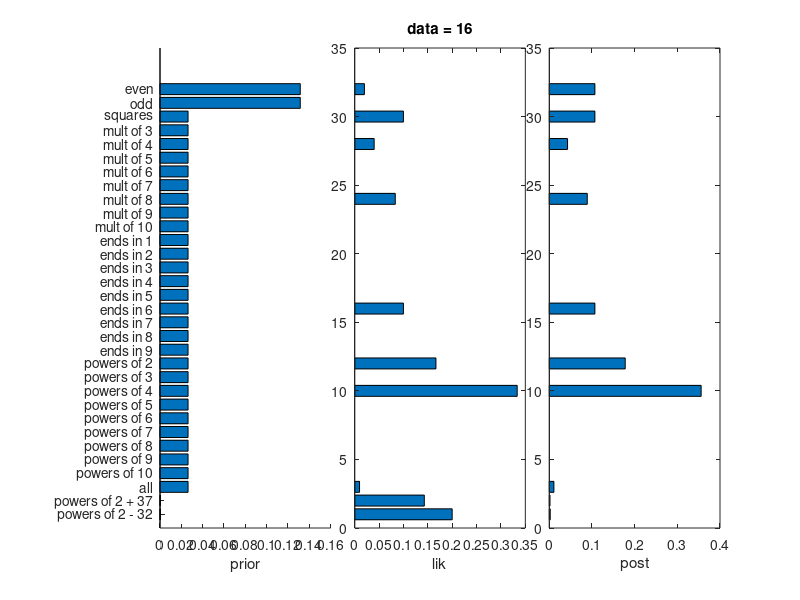
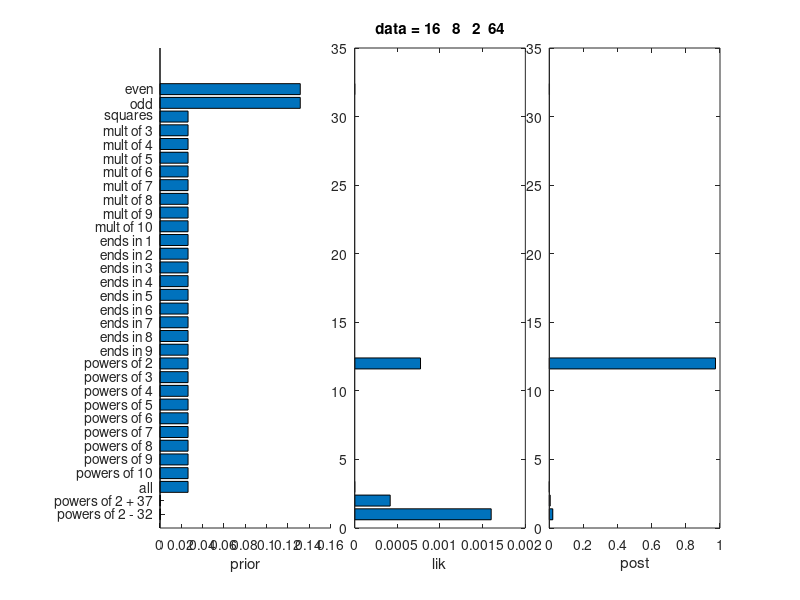
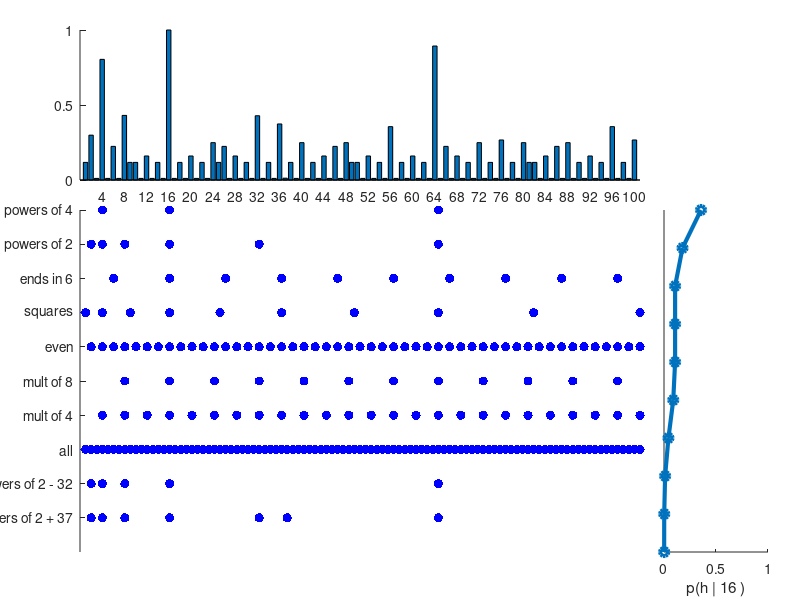

Recreate these plots in MATLAB, in order.
function numbersGame
first = 1; last = 100;
hypFn = @mathHypothesesSmall;
priorFn = @mathPriorSmall;
likelihoodFn = @likelihood;
posteriorFn = @posterior;
postPredFn = @postPredictive;
priorPredFn = @priorPredictive;

hypSpace = hypFn();
inconcept = buildExtensionTable(hypSpace);

makePlots();

function hypSpace = mathHypothesesSmall()
    hypSpace = [ evenOdd()
                 predicateBased( @(x)(x == round(sqrt(x)).^2),'squares')
                 multiples(3:10)
                 endingIn(1:9)
                 powers(2:10)
                 predicateBased(@(x)(x==x),'all')
                 compose(powers(2),explicitSet([37]),@union,' +')
                 compose(powers(2),explicitSet([32]),@setdiff,' -')
               ];
    fields = {'extension','name','size'};
    hypSpace = cell2struct(hypSpace,fields,2);
end

function hypSpace = tenenbaumHypSpace()
    hypSpace = [    evenOdd()
                    predicateBased( @(x)(x == round(sqrt(x)).^2),'squares')
                    predicateBased( @(x)(x == round(x.^(1/3)).^3),'cubes')
                    predicateBased( @(x)(isprime(x)),'primes')
                    multiples(3:12)
                    powers(2:10)
                    endingIn(0:9)
                    allContiguousIntervals()
               ];
    
    fields = {'extension','name','size'};
    hypSpace = cell2struct(hypSpace,fields,2);
    
end

function prior = mathPriorSmall(hypSpace)
    prior = [0.5 0.5 0.1*ones(1,28) 0.001 0.001];
    %{odd,even} = 0.5 ; {powers of 2 + 37,powers of 2 - 32} = 0.001; else=0.1
    assert(length(prior) == size(hypSpace,1));
    prior = prior ./ sum(prior);   
end

function prior = tenenbaumPrior(hypSpace)
     lambda = 2/3;
     math = (2/3)*ones(1,34);
     sizes = [hypSpace.size];
     sizes = sizes(35:end);     
     ints = exp(gammalogprob(struct('a', 2, 'b', 10), sizes));
     ints = (1/3)*ints;
     prior = [math ints];
     prior = prior ./ sum(prior);
end

function L = likelihood(D,hypSpace)
    hypSpaceSize = size(hypSpace,1);
    n = length(D);
    lik = zeros(n,hypSpaceSize);
    for i=1:n
        lik(i,:) = inconcept(D(i),:) ./ [hypSpace.size]; 
    end
    L = prod(lik,1);
end

% Log Likelihood using size principle, log(p(D|h))
% Use to avoid numerical underflow.
function LL = logLikelihood(D,hypSpace)
    hypSpaceSize = size(hypSpace,1);
    n = length(D);
    llik = zeros(n,hypSpaceSize);
    for i=1:n
        %log(0) -> log(eps) to prevent NaN; note exp(log(eps)) = eps approx 0
        llik(i,:) = log((inconcept(D(i),:) ./ [hypSpace.size])+ eps); 
    end
    LL = sum(llik,1);
end

%% Posteriors

% Posterior Distribution, p(h|D)
function post = posterior(D,hypSpace)
    post = priorFn(hypSpace) .* likelihoodFn(D,hypSpace);
    post = post / sum(post);
end

% Posterior Distribution p(h|D) - uses log likelihood instead of just
% likelihood to help avoid numerical underflow. Returns p(h|D) not
% log(p(h|D)) but likelihoodFn needs to return log likelihood, not
% likelihood.
function post = posteriorLL(D,hypSpace)
    logLik = likelihoodFn(D,hypSpace);
    logPrior = log(priorFn(hypSpace));
    logNumerator = logLik + logPrior;
    post = exp(logNumerator);
    post = post / sum(post);
end
%% Predictive

% Posterior predictive distribution, p(x|D)
function pred = postPredictive(post)
    pred = inconcept * post(:); % pred(x) = sum_h inconcept(x,h) post(h)
end

% Prior Predictive Distribution:
% pred(i) is the prior predictive probability that integer i is in C
function pred = priorPredictive(hypSpace)
    prior = priorFn(hypSpace);
    cl = zeros(size(inconcept));
    for col=1:size(hypSpace,1)
        ext = hypSpace(col).extension;
        cl(ext,col) = inconcept(ext,col)./hypSpace(col).size;
    end
    % cl(x,h) = p(x|h) is the likelihood assigned to integer x by
    % hypothesis h by the size principle, (before any data has been seen).
    pred = cl(first:last,:)*prior'; 
end
    
%% Helper Functions

% Builds a binary table whose rows represent the possible data points in the
% range, (i.e. 1 - 100) - shifted so that the first is represented by index
% 1.The columns represent hypotheses, (i.e.indices into the hypSpace struct).
% Entry (d,h) = 1 iff data point d occurs in the extension of hypothesis h.
function inconcept = buildExtensionTable(hypSpace)
    hypSpaceSize = size(hypSpace,1);
    inconcept = zeros(last-first+1,hypSpaceSize);
    for h=1:hypSpaceSize
        hyp = hypSpace(h).extension; 
        inconcept(hyp,h) = 1;
    end
end

function makePlots()        
    close all;
    data = [16,8,2,64];
    %data = [16, 23, 19, 20];
    %displayHypothesisSpace(inconcept,hypSpace);    
   
    plotPriorLikPost(16, hypSpace, priorFn, likelihoodFn,posteriorFn); 
    
    plotPriorLikPost(data, hypSpace, priorFn, likelihoodFn,posteriorFn);    
    %{
    plotDistribution(data,hypSpace,likelihoodFn,1);
    printPmtkFigure('numbersLik');
    
    plotDistribution(data,hypSpace,posteriorFn,0);
    printPmtkFigure('numbersPost'); 
   
    plotPrior(hypSpace);
    printPmtkFigure('numbersPrior'); 
   %}
    
    visualizePredictive(inconcept,[16],hypSpace);
    %printPmtkFigure('josh-2-9');    
    %visualizePredictive(inconcept,data,hypSpace);
    %plotGamma();
end

function displayBestHyps(howMany,post)
    [H, idx] = sort(post,'descend');
    names = {hypSpace.name};
    fprintf('Top Posterior Hypotheses');
    fprintf('\n%1s %9s\n\n','Probability','Name');
    for i=1:1:howMany
        names = {hypSpace.name};
        fprintf('%1s\t\t\t %1s\n',num2str(H(i),'%6.5f'),cell2mat(names(idx(i))));
    end
end

% Visualize the hypothesis space. 
function displayHypothesisSpace(inconcept,hypSpace)
    fig = figure;
    ax = axes('Parent',fig,'XTick',1:size(hypSpace,1),'Position',[0.1,0.25,0.8,0.70]);
    axis([1,size(hypSpace,1),first-1,last+1]);
    hold on;
    imagesc(inconcept,'Parent',ax);
    colormap(gray);
    xticklabelRot({hypSpace.name}, 90, 8,-1);
    title('hypothesis space')
end


% Plot a labeled horizontal histogram of the current prior. 
function plotPrior(hypSpace)
    H = size(hypSpace,1);
    prior = priorFn(hypSpace);
    prior = prior(end:-1:1);
    names = {hypSpace.name};
    names = names(end:-1:1);
    fig = figure('Color',[1 1 1],'Position',[500 100 300,600]);
    axes('Parent',fig,'YTickLabel',names,'YTick',1:H,'Position',[0.4 0.12 0.50 0.8]);
    hold on;
    barh(prior);
    axis([0 1 0 H+1]);
    set(gca,'XTick',[0,0.5,1]);
    xlabel('p(h)');
end

%Plot either the likelihood or posterior distributions as histograms for
%successive data points. pdf should be likelihoodFn or posteriorFn and
%isLik=1 to print likelihood xlabel isLik=0 for posterior xlabel.
function plotDistribution(data,hypSpace,pdf,isLik)
   H = size(hypSpace,1);
   scrsz = get(0,'ScreenSize');
   fig = figure('Color',[1 1 1],'Position',[20 50 5*scrsz(3)/10 8*scrsz(4)/10]);
   n = length(data);
   height = 0.8; buffer = 0.03; y = 0.12; extraGap = 0.1;
   border = 0.1; width = (1-2*border - extraGap - buffer*(n-1))/n;
   for i=1:length(data)
       if(i==1)
           names = {hypSpace.name}; names = names(end:-1:1);
           ax = axes('Parent',fig,'YTickLabel',names,'YTick',1:H,'Position',[border+extraGap,y,width,height]);
       else
           ax = axes('Parent',fig,'YTick',[],'Position',[border+extraGap+(i-1)*(width+buffer),y,width,height]);
       end
      hold on;
       lik = pdf(data(1:i),hypSpace);
       lik = lik(end:-1:1);
       barh(lik,'Parent',ax);
       if(isLik)
           xlabel(['p(' num2str(data(1:i)) ' | h)']); 
       else
           xlabel(['p(h | ' num2str(data(1:i)) ' )']); 
       end
   end
end

  function plotPriorLikPost(data, hypSpace, priorFn, likFn, postFn)
    H = size(hypSpace,1);
     prior = priorFn(hypSpace);
    prior = prior(end:-1:1);
    
    scrsz = get(0,'ScreenSize');
    fig = figure('Color',[1 1 1],'Position',[20 50 5*scrsz(3)/10 8*scrsz(4)/10]);
    n = 3;
    height = 0.8; buffer = 0.03; y = 0.12; extraGap = 0.1;
    border = 0.1; width = (1-2*border - extraGap - buffer*(n-1))/n;
    
    names = {hypSpace.name}; names = names(end:-1:1);
    ax = axes('Parent',fig,'YTickLabel',names,'YTick',1:H,'Position',[border+extraGap,y,width,height]);   
    hold on;
    %barh(prior);
    barh(prior, 'Parent', ax);
    %axis([0 1 0 H+1]);
    %set(gca,'XTick',[0,0.5,1]);
    xlabel('prior');
    
    i = 2; ax =  axes('Parent',fig,'YTickLabel',names,'YTick',1:H,'Position',[border+extraGap+(i-1)*(width+buffer),y,width,height]);
    lik = likFn(data,hypSpace);
    lik = lik(end:-1:1);
    barh(lik,'Parent',ax);
    xlabel('lik');
     title(sprintf('data = %s', num2str(data))) 
     
    i = 3; ax =  axes('Parent',fig,'YTick',1:H,'YtickLabel',{},'Position',[border+extraGap+(i-1)*(width+buffer),y,width,height]);
    post = postFn(data,hypSpace);
    post = post(end:-1:1);
    barh(post,'Parent',ax);
    xlabel('post');
    
   
    
  end



% Visualize the posterior predictive distribution
function visualizePredictive(inconcept,data,hypSpace)
    
    post = posteriorFn(data,hypSpace);
    pred = postPredFn(post);
    scrsz = get(0,'ScreenSize');
    fig = figure('Color',[1 1 1],'Position',[20 50 9*scrsz(3)/10 8*scrsz(4)/10]);
    plotBar;
    probs = plotHyps;
    plotPost;
    function plotBar
        barAxLoc = [0.1,0.7,0.7,0.25];
        barAx = axes('Parent',fig,'XTick',first-1+4:4:last,'YTick',0:0.5:1,'Position',barAxLoc);
        hold on;
        bar(pred,'Parent',barAx);
        axis([first-1,last+1,0,1]);
    end
    function probs = plotHyps
        consistentHyps = 1:size(hypSpace,1);
        for i=1:length(data)
            consistentHyps = intersect(consistentHyps,find(inconcept(data(i),:) == 1));
        end
        names = {hypSpace.name};
        names = names(consistentHyps);
        [probs ndx] = sort(post(consistentHyps));
        names = names(ndx);
        consistentHyps = consistentHyps(ndx);
        hypAxLoc = [0.1,0.08,0.7,0.57];
        hypAx = axes('Parent',fig,'XTick',[],'YTick',1:length(names),'XColor',[1 1 1],'YTickLabel',names,'Position',hypAxLoc);
        hold on;
        for i=1:length(names)
            h = consistentHyps(i);
            hyp = hypSpace(h).extension;
%             fplot(@(x)i,[first-1,last+1,1,length(names)+ 0.02],'-k');
            hold on;
            y = i*ones(length(hyp));
            plot(hyp,y,'.b','MarkerSize',20);
        end
    end
    function plotPost
        postAxLoc = [0.83,0.08,0.13,0.57];
        postAx = axes('Parent',fig,'XTick',0:0.5:1,'YTick',[],'Position',postAxLoc);
        xlabel(['p(h | ' num2str(data) ' )']); 
        hold on;
        plot(probs,1:length(probs),'-o','linewidth',3);
        axis([0,1,1,length(probs)]);     
    end
end




%% Hypothesis Building Functions

    %Returns two hypotheses: all even numbers in the range and all odd
    %numbers in the range. 
    function hypotheses = evenOdd()
       even = first+1:2:last;
       odd = first:2:last;
       hyps = [{even};{odd}];
       names = [{'even'};{'odd'}];
       sizes = [ {size(even,2)} ; {size(odd,2)}];
       hypotheses = [hyps names sizes];
    end


    % If range = 1:100 and ints = [3,9,10], then hypotheses =
    % [3,6,9,...,99]; [9,18,27,...,99];[10,20,30,...,100]
    function hypotheses = multiples(ints)
        n = length(ints);
        hyps = cell(n,1);
        names = cell(n,1);
        sizes = cell(n,1);
        for i=1:n
            m = ints(i);
            xmax = ceil(last/m);
            hyps{i,1} = intersect(first:last, m*(first:xmax));
            names{i,1} = sprintf('mult of %d', m);
            sizes{i,1} = size(hyps{i,1},2);
        end
        hypotheses = [hyps names sizes];    
    end
    
    % If range = 1:100 and ints = 1:3, then hypotheses = [1,11,21,...,91];
    % [2,22,32,...,92];[3,23,33,...,93]
    function hypotheses = endingIn(ints)
        fst = first - 1;
        lst = last - 10;
        n = length(ints);
        hyps =  cell(n,1); 
        names = cell(n,1);
        sizes = cell(n,1);
        for i=1:n
            m = ints(i);
            if m==0
                hyps{i,1} = (fst+10:10:lst+10) + m;
            else
                hyps{i,1} = (fst:10:lst) + m;
            end
            names{i,1} =  sprintf('ends in %d', m);
            sizes{i,1} = size(hyps{i,1},2);
        end  
        hypotheses = [hyps names sizes];
    end
    
    %If range = 1:100 and pows = 4:7, hypotheses = [4 16 64] ; [5 25];
    %[6:36]; [7;49]
    function hypotheses = powers(pows)
        n = length(pows);
        hyps = cell(n,1);
        names = cell(n,1);
        sizes = cell(n,1);
        for i=1:n;
            m = pows(i);
            xmax = ceil(log(last)/log(m)); 
            hyps{i,1} = intersect(first:last, m.^(first:xmax));
            names{i,1} = sprintf('powers of %d', m);
            sizes{i,1} = size(hyps{i,1},2);
        end
        hypotheses = [hyps names,sizes];
    end

    %Define an hypothesis by explicitly listing its members
    function hypothesis = explicitSet(set)
        hypothesis = [{set} {[' {' num2str(set) '}']} {size(set,2)}];
    end

    % Compose two hypothesis sets row-wise according to the specified set
    % operator, (i.e. @union, @setdiff, etc). If we specified @union,
    % and had hyp1(:,1) = {[1 2 3] ; [4 5 6]} and hyp2(:,1) = {[3 9 27];[4 44 444]}
    % this function would return hypotheses(:,1) =  {[1 2 3 9 27] ; 
    % [4 5 6 44 444]}. 'str' is displayed in the hypothesis name so use '+' for
    % 'union', '-' for setdiff, etc. 
    function hypotheses = compose(hyp1,hyp2,operator,str)
        n = size(hyp1,1);
        hyps = cell(n,1);
        names = cell(n,1);
        sizes = cell(n,1);
        for i=1:n
            hyps{i,1} = operator(cell2mat(hyp1(i,1))',cell2mat(hyp2(i,1))','rows')';
            names{i,1} = strcat(hyp1{i,2}, str, hyp2{i,2});
            sizes{i,1} = size(hyps{i,1},2);
        end
        hypotheses = [hyps names sizes];  
    end
    
   
    % Hypothesis = all numbers in the range satisfying the specified
    % predicate. So for example, if predicate = @isprime, then the hypothesis is
    % all prime numbers in the range. You can also define your own
    % predicates say  @(x)(x>50) or @(x)(x==x)
    function hypothesis = predicateBased(predicate,name)
        range = first:last;
        logicalNDX = predicate(range);
        size = sum(logicalNDX);
        hyp = range(logicalNDX);
        hypothesis = [{hyp} {name} {size}];
    end
    
    %Hypotheses = all contiguous intervals in the range so [1],
    %[1,2],...,[1,...,100],[2],[2,3],...,[2,...,100],... etc. 
    function hypotheses = allContiguousIntervals()
        i = 1;
        n = last*(last+1)/2;
        hyps = cell(n,1);
        names = cell(n,1);
        sizes = cell(n,1);
        for s = first:last
            for e=s:last
                hyps{i,1} = s:e;
                names{i,1} = sprintf('interval %d..%d', s, e);
                sizes{i,1} = size(hyps{i,1},2);
                i = i+1;
            end
        end
        hypotheses = [hyps names sizes];
    end
    
    %Hypotheses = all contiguous intervals in the range of the specified
    %lengths. Suppose lengths = 3:4, then we have
    %[1,2,3],[1,2,3,4],[2,3,4],[2,3,4,5],...,[97,98,99,100],[98,99,100]
    function hypotheses = contiguousIntervalsOflength(lengths)
        i = 1;
        n = sum(last - lengths + 1);
        hyps = cell(n,1);
        names = cell(n,1);
        sizes = cell(n,1);
        for len=1:length(lengths)
           for n=first:last
              m = n+len-1;
              if(m>last)
                  break
              end
              hyps{i,1} = n:m;
              names{i,1} = sprintf('interval %d..%d', n, m);
              sizes{i,1} = size(hyps{i,1},2);
              i = i+1;
           end
        end
        hypotheses = [hyps names sizes];    
    end

end